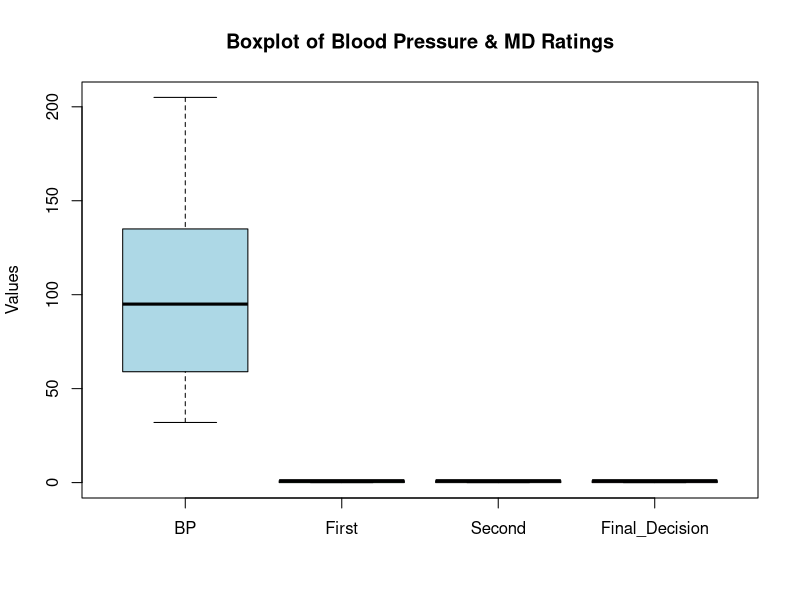
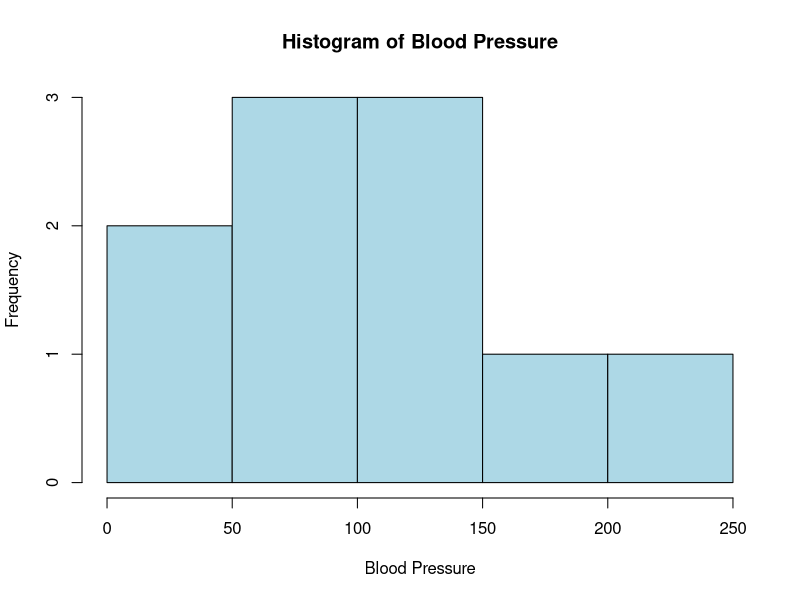

The R source for these figures, in order:
#define the dataset
frequency <- c(0.6, 0.3, 0.4, 0.4, 0.2, 0.6, 0.3, 0.4, 0.9, 0.2)
BP <- c(103, 87, 32, 42, 59, 109, 78, 205, 135, 176)
First <- c(1, 1, 1, 1, 0, 0, 0, 0, NA, 1) #"bad" = 1, "good" = 0
Second <- c(0, 0, 1, 1, 0, 0, 1, 1, 1, 1) #"low" = 0, "high" = 1
Final_Decision <- c(0, 1, 0, 1, 0, 1, 0, 1, 1, 1) #"low" = 0, "high" = 1

#create a side-by-side boxplot
boxplot(BP, First, Second, Final_Decision,
        names = c("BP", "First","Second","Final_Decision"),
        main = "Boxplot of Blood Pressure & MD Ratings",
        ylab = "Values", col = c("lightblue","lightgreen","lightyellow","pink"))

#create a histogram
hist(BP, main ="Histogram of Blood Pressure",
     xlab = "Blood Pressure", ylab = "Frequency",
     col = "lightblue", border = "black", breaks = 5)